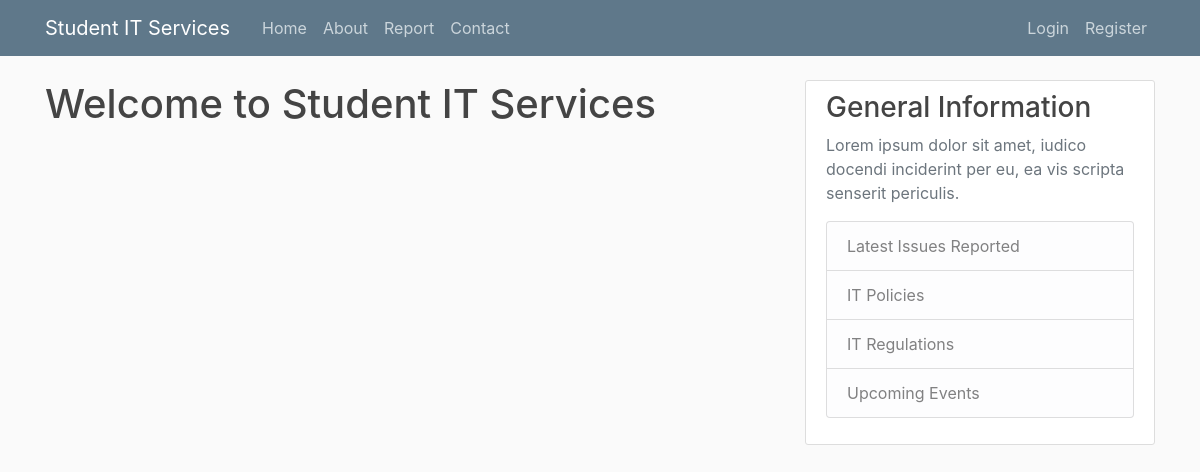
The app's page /report/, older data.
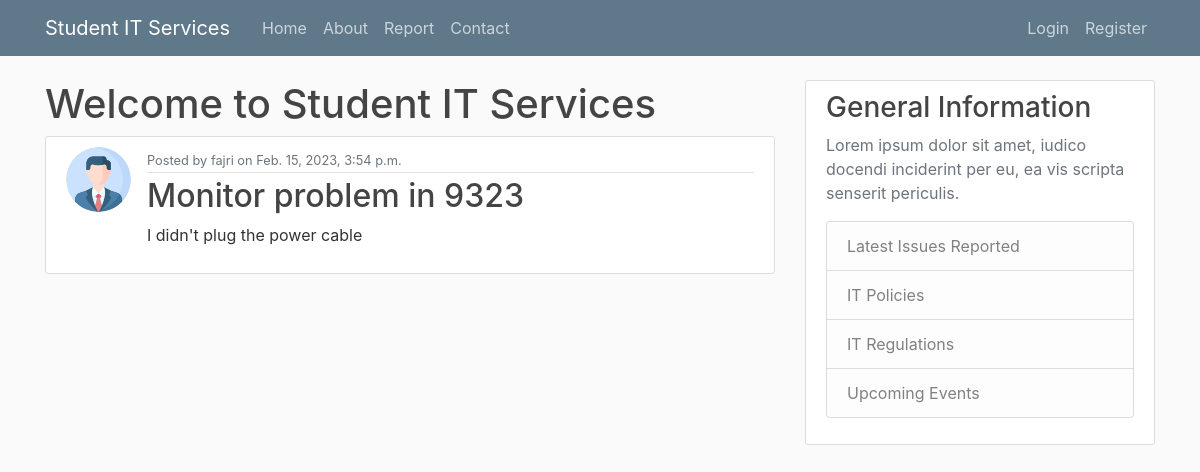
The same page, newer data.
### itreporting/models.py (models this page shows, shortened)
class Issue(models.Model):
    type = models.CharField(max_length = 100)
    room = models.CharField(max_length = 100)
    details = models.TextField()
    date_submitted = models.DateTimeField(default = timezone.now)
    author = models.ForeignKey(User, on_delete = models.CASCADE)

### users/models.py (models this page shows, shortened)
class Profile(models.Model):
    user = models.OneToOneField(User, on_delete=models.CASCADE)
    image = models.ImageField(default='default.png', upload_to='profile_pics')

### itreporting/views.py (the view)
# urls.py: path('report/', PostListView.as_view(), name='itreporting-report'),
class PostListView(ListView):
    model = Issue
    template_name = 'itreporting/report.html'
    context_object_name = 'issues'
    ordering = ['-date_submitted']
    paginate_by = 5
    def get_context_data(self, **kwargs):
        context = super(PostListView, self).get_context_data(**kwargs)
        context.update({'title': 'List of Issues'})
        return context

### itreporting/templates/itreporting/report.html
{% extends "itreporting/base.html" %}
{% block content %}<h1>Welcome to Student IT Services</h1>
{% for issue in issues %}
<article class="media content-section">
    <img class="rounded-circle article-img" src="{{issue.author.profile.image.url}}"/>
    <div class="media-body">
        <div class="article-metadata">
            <small class="text-muted">Posted by {{issue.author}} on {{issue.date_submitted}}</small>
        </div>
        <h2><a class="article-title" href="#">{{issue.type}} in {{issue.room}}</a></h2>
        <p class="article-content">{{issue.details}}</p>
    </div>
</article>
{% endfor %}
{% endblock %}

Row changes from the older to the newer data that the page shows:
added Issue: author.profile.image (picture), author "fajri", date_submitted "Feb. 15, 2023, 3:54 p.m.", type "Monitor problem", room "9323", details "I didn't plug the power cable"
